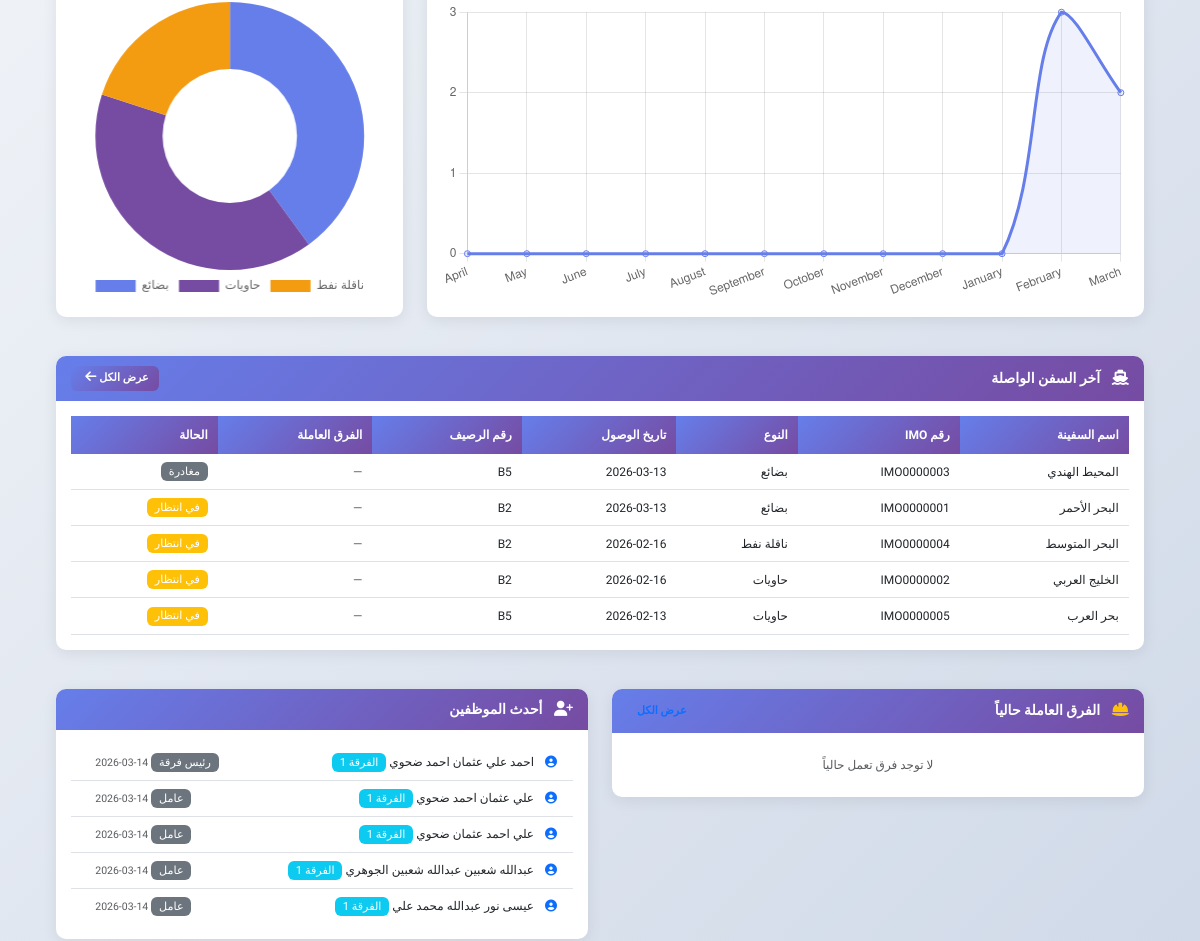
The page /dashboard (signed in, middle part) on the database as committed earlier.
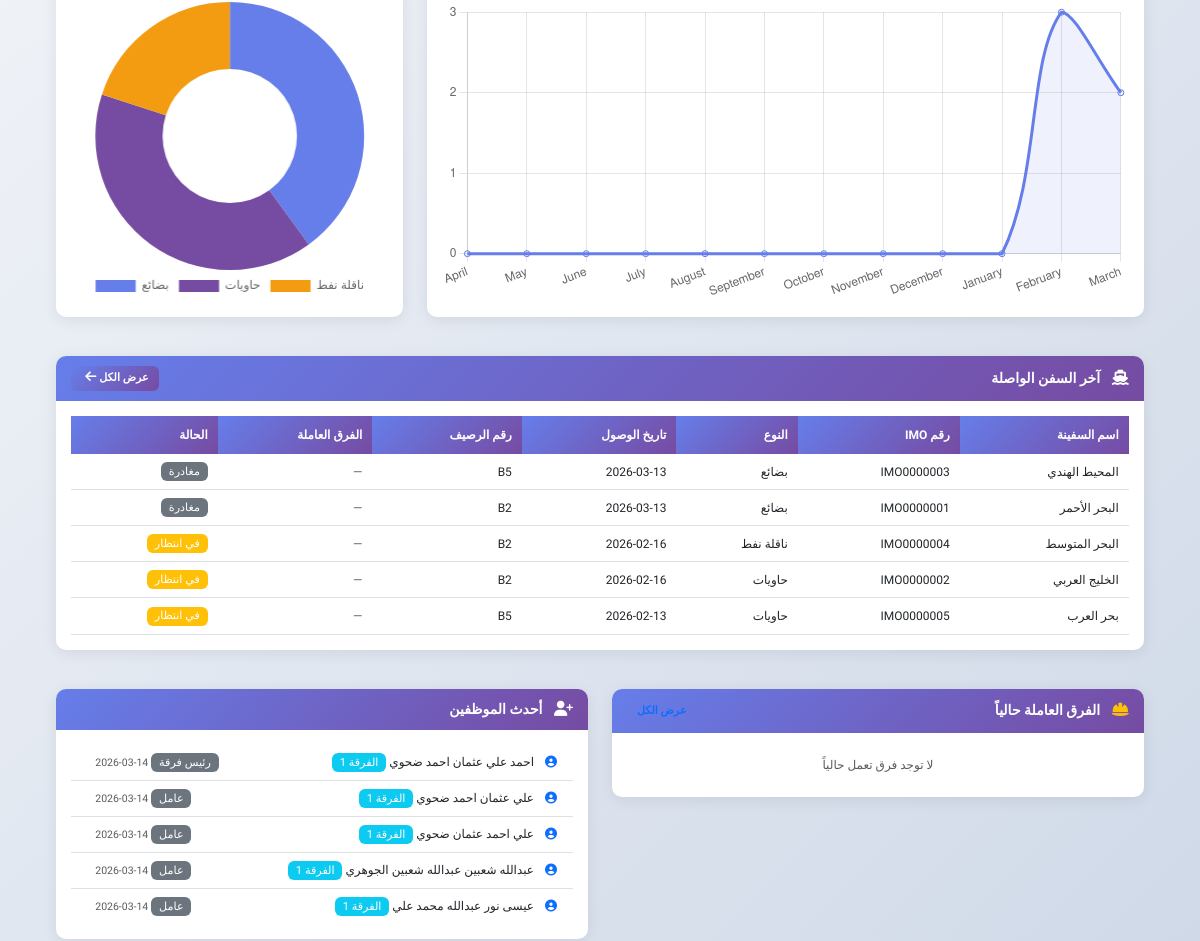
The same page on the database as committed later.
### models.py (models this page shows, shortened)
class Ship(db.Model):
    __tablename__ = 'ships'
    id = db.Column(db.Integer, primary_key=True)
    name = db.Column(db.String(100), nullable=False)
    imo_number = db.Column(db.String(20), unique=True, nullable=False)
    flag = db.Column(db.String(50), nullable=False)
    ship_type = db.Column(db.String(50), nullable=False)
    length = db.Column(db.Float)
    width = db.Column(db.Float)
    draft = db.Column(db.Float)
    cargo_capacity = db.Column(db.Float)
    arrival_date = db.Column(db.DateTime, nullable=False)
    departure_date = db.Column(db.DateTime)
    berth_number = db.Column(db.String(10))
    status = db.Column(db.String(20), default='arrived')
    notes = db.Column(db.Text)

### app.py (the view, shortened to what this page needs)
@app.route('/dashboard')
@login_required
def dashboard():
    from sqlalchemy import func
    total_employees = Employee.query.count()
    total_teams = Team.query.count()
    today = datetime.now().date()
    operations_today = ShipOperation.query.filter(
        func.date(ShipOperation.start_time) == today
    ).count()
    total_operations = ShipOperation.query.count()
    completed_operations = ShipOperation.query.filter(ShipOperation.end_time != None).count()
    ongoing_operations = total_operations - completed_operations
    loading_operations = ShipOperation.query.filter_by(operation_type='تحميل').count()
    unloading_operations = ShipOperation.query.filter_by(operation_type='تفريغ').count()
    from sqlalchemy import extract
    birth_year_stats = db.session.query(
        extract('year', Employee.birth_date).label('year'),
        func.count(Employee.id)
    ).group_by('year').order_by('year').all()
    birth_year_labels = [str(int(item[0])) for item in birth_year_stats]
    birth_year_data = [item[1] for item in birth_year_stats]
    current_year = datetime.now().year
    age_stats = []
    age_ranges = {
        'أقل من 20 سنة': 0,
        '20 - 30 سنة': 0,
        '31 - 40 سنة': 0,
        '41 - 50 سنة': 0,
        'أكثر من 50 سنة': 0
    }
    for employee in Employee.query.all():
        age = current_year - employee.birth_date.year
        if age < 20:
            age_ranges['أقل من 20 سنة'] += 1
        elif 20 <= age <= 30:
            age_ranges['20 - 30 سنة'] += 1
        elif 31 <= age <= 40:
            age_ranges['31 - 40 سنة'] += 1
        elif 41 <= age <= 50:
            age_ranges['41 - 50 سنة'] += 1
        else:
            age_ranges['أكثر من 50 سنة'] += 1
    age_labels = list(age_ranges.keys())
    age_data = list(age_ranges.values())
    birth_places_stats = db.session.query(
        Employee.birth_place,
        func.count(Employee.id)
    ).group_by(Employee.birth_place).order_by(func.count(Employee.id).desc()).limit(5).all()
    birth_places_labels = [item[0] for item in birth_places_stats]
    birth_places_data = [item[1] for item in birth_places_stats]
    residence_stats = db.session.query(
        Employee.current_address,
        func.count(Employee.id)
    ).group_by(Employee.current_address).order_by(func.count(Employee.id).desc()).limit(5).all()
    residence_labels = [item[0] for item in residence_stats]
    residence_data = [item[1] for item in residence_stats]
    profession_stats = db.session.query(
        Employee.profession,
        func.count(Employee.id)
    ).group_by(Employee.profession).order_by(func.count(Employee.id).desc()).limit(5).all()
    profession_labels = [item[0] for item in profession_stats]
    profession_data = [item[1] for item in profession_stats]
    unique_birth_places = db.session.query(Employee.birth_place).distinct().count()
    unique_residences = db.session.query(Employee.current_address).distinct().count()
    all_ships = Ship.query.all()
    active_ships = 0
    waiting_ships = 0
    departed_ships = 0
    active_teams_list = []
    active_teams_ids = set()
    for ship in all_ships:
        ongoing_operations = ShipOperation.query.filter(
            ShipOperation.ship_id == ship.id,
            ShipOperation.end_time == None
        ).all()
        completed_operations_for_ship = ShipOperation.query.filter(
            ShipOperation.ship_id == ship.id,
            ShipOperation.end_time != None
        ).all()
        has_ongoing_operation = len(ongoing_operations) > 0
        has_completed_operation = len(completed_operations_for_ship) > 0
        if has_ongoing_operation:
            for op in ongoing_operations:
                for ot in op.operation_teams:
                    if ot.team_id not in active_teams_ids:
                        active_teams_ids.add(ot.team_id)
                        active_teams_list.append(ot.team)
        if has_completed_operation and not has_ongoing_operation:
            departed_ships += 1
            if ship.status != 'departed':
                ship.status = 'departed'
        elif has_ongoing_operation:
            active_ships += 1
            if ship.status != 'berthed':
                ship.status = 'berthed'
        else:
            waiting_ships += 1
            if ship.status != 'arrived':
                ship.status = 'arrived'
    db.session.commit()
    active_teams = len(active_teams_list)
    ships = Ship.query.order_by(Ship.arrival_date.desc()).limit(5).all()
    employees = Employee.query.order_by(Employee.hire_date.desc()).limit(5).all()
    teams = Team.query.all()
    ships_with_operations = []
    for ship in ships:
        ongoing_ops = ShipOperation.query.filter(
            ShipOperation.ship_id == ship.id,
            ShipOperation.end_time == None
        ).all()
        completed_ops = ShipOperation.query.filter(
            ShipOperation.ship_id == ship.id,
            ShipOperation.end_time != None
        ).all()
        ship_dict = {
            'id': ship.id,
            'name': ship.name,
            'imo_number': ship.imo_number,
            'ship_type': ship.ship_type,
            'arrival_date': ship.arrival_date,
            'berth_number': ship.berth_number,
            'status': ship.status,
            'ongoing_operations': ongoing_ops,
            'completed_operations': completed_ops,
            'has_ongoing': len(ongoing_ops) > 0,
            'has_completed': len(completed_ops) > 0
        }
        ships_with_operations.append(ship_dict)
    active_teams_with_ops = []
    ships_by_type = db.session.query(
        Ship.ship_type,
        func.count(Ship.id)
    ).group_by(Ship.ship_type).all()
    ship_types_labels = []
    ship_types_data = []
    ship_type_names = {
        'cargo': 'بضائع',
        'tanker': 'ناقلة نفط',
        'container': 'حاويات',
        'passenger': 'ركاب',
        'other': 'أخرى'
    }
    for ship_type, count in ships_by_type:
        ship_types_labels.append(ship_type_names.get(ship_type, ship_type))
        ship_types_data.append(count)
    import calendar
    today = datetime.now()
    months_data = []
    months_labels = []
    for i in range(11, -1, -1):
        month = today.month - i
        year = today.year
        if month <= 0:
            month += 12
            year -= 1
        month_name = calendar.month_name[month]
        months_labels.append(month_name)
        start_date = datetime(year, month, 1)
        if month == 12:
            end_date = datetime(year + 1, 1, 1)
        else:
            end_date = datetime(year, month + 1, 1)
        count = Ship.query.filter(
            Ship.arrival_date >= start_date,
            Ship.arrival_date < end_date
        ).count()
        months_data.append(count)
    return render_template('dashboard.html',
                           total_employees=total_employees,
                           active_ships=active_ships,
                           waiting_ships=waiting_ships,
                           departed_ships=departed_ships,
                           total_teams=total_teams,
                           active_teams=active_teams,
                           active_teams_list=active_teams_with_ops,
                           operations_today=operations_today,
                           total_operations=total_operations,
                           completed_operations=completed_operations,
                           ongoing_operations=ongoing_operations,
                           loading_operations=loading_operations,
                           unloading_operations=unloading_operations,
                           ships=ships_with_operations,
                           employees=employees,
                           teams=teams,
                           ship_types_labels=ship_types_labels,
                           ship_types_data=ship_types_data,
                           months_labels=months_labels,
                           months_data=months_data,
                           birth_year_labels=birth_year_labels,
                           birth_year_data=birth_year_data,
                           age_labels=age_labels,
                           age_data=age_data,
                           birth_places_labels=birth_places_labels,
                           birth_places_data=birth_places_data,
                           residence_labels=residence_labels,
                           residence_data=residence_data,
                           profession_labels=profession_labels,
                           profession_data=profession_data,
                           unique_birth_places=unique_birth_places,
                           unique_residences=unique_residences)

### app.py (called while the page is built)
@app.context_processor
def inject_now():
    from datetime import datetime
    return {'now': datetime.now}

@login_manager.user_loader
def load_user(user_id):
    return User.query.get(int(user_id))

### models.py (called while the page is built)
    def is_admin(self):
        return self.role == 'admin'

### templates/dashboard.html (shortened to what the changed rows need)
{% extends "base.html" %}
{% block content %}
<div class="container-fluid">
    <div class="row mb-4">
        <div class="col-12">
            <div class="card">
                <div class="card-body">
                    <div class="table-responsive">
                        <table class="table table-hover">
                            <thead>
                                <tr>
                                    <th>اسم السفينة</th>
                                    <th>رقم IMO</th>
                                    <th>النوع</th>
                                    <th>تاريخ الوصول</th>
                                    <th>رقم الرصيف</th>
                                    <th>الفرق العاملة</th>
                                    <th>الحالة</th>
                                </tr>
                            </thead>
                            <tbody>
                                {% for ship in ships %}
                                <tr>
                                    <td>{{ ship.name }}</td>
                                    <td>{{ ship.imo_number }}</td>
                                    <td>
                                        {% if ship.ship_type == 'cargo' %}بضائع
                                        {% elif ship.ship_type == 'tanker' %}ناقلة نفط
                                        {% elif ship.ship_type == 'container' %}حاويات
                                        {% elif ship.ship_type == 'passenger' %}ركاب
                                        {% else %}أخرى
                                        {% endif %}
                                    </td>
                                    <td>{{ ship.arrival_date.strftime('%Y-%m-%d') }}</td>
                                    <td>{{ ship.berth_number or 'غير محدد' }}</td>
                                    <td>
                                        {% set ongoing_ops = ship.ongoing_operations %}
                                        {% if ongoing_ops %}
                                            {% for op in ongoing_ops[:2] %}
                                                {% for ot in op.operation_teams %}
                                                    <span class="badge bg-info mb-1" title="عملية {{ op.operation_type }}">
                                                        {{ ot.team.name }}
                                                    </span>
                                                {% endfor %}
                                            {% endfor %}
                                            {% if ongoing_ops|length > 2 %}
                                                <span class="badge bg-secondary">+{{ ongoing_ops|length - 2 }}</span>
                                            {% endif %}
                                        {% else %}
                                            <span class="text-muted">—</span>
                                        {% endif %}
                                    </td>
                                    <td>
                                        {% set has_ongoing = ship.ongoing_operations|length > 0 %}
                                        {% if ship.status == 'departed' %}
                                            <span class="badge bg-secondary">مغادرة</span>
                                        {% elif has_ongoing %}
                                            <span class="badge bg-success">نشط (جاري العمل)</span>
                                        {% else %}
                                            <span class="badge bg-warning">في انتظار</span>
                                        {% endif %}
                                    </td>
                                </tr>
                                {% else %}
                                <tr>
                                    <td colspan="7" class="text-center">لا توجد سفن مسجلة</td>
                                </tr>
                                {% endfor %}
                            </tbody>
                        </table>
                    </div>
                </div>
            </div>
        </div>
    </div>
</div>
{% endblock %}

Rows that differ between the two databases and show on the page:
changed Ship "البحر الأحمر": status "في انتظار" → "مغادرة"
